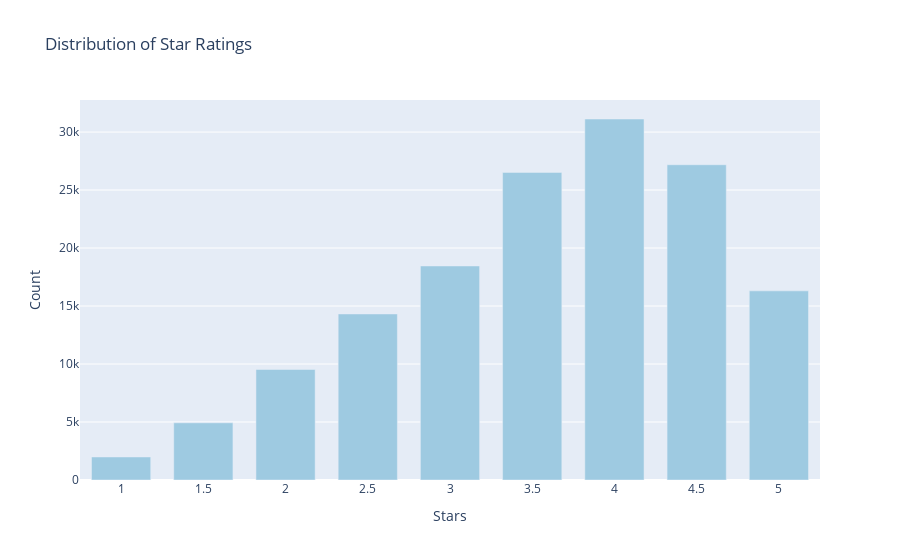

The code cell stored with this chart in its notebook:
### Markdown cell above
# Star rating of business

### Code cell
# fetch from buiness collection the star rating of each business
star=db.aql.execute("FOR b IN business RETURN b.stars")
star_df = pd.DataFrame(star, columns=['stars'])


# Assuming star_df is your DataFrame containing the 'stars' column
# Replace 'star_df' with the name of your DataFrame if different

# Step 1: Get the value counts of stars
star_counts = star_df['stars'].value_counts().sort_index()

# Step 2: Create the Plotly bar plot
data = [
    go.Bar(
        x=star_counts.index,
        y=star_counts.values,
        marker=dict(color='rgb(158,202,225)')
    )
]

layout = go.Layout(
    title='Distribution of Star Ratings',
    xaxis=dict(title='Stars'),
    yaxis=dict(title='Count'),
    bargap=0.2,
    bargroupgap=0.1
)

fig = go.Figure(data=data, layout=layout)
fig.show()

### Figure 1 — Plotly figure (JSON) as saved in the notebook; plotly's stock layout.template omitted (floating-point values rounded to 4 significant figures)
{"data": [{"marker": {"color": "rgb(158,202,225)"}, "type": "bar", "x": [1, 1.5, 2, 2.5, 3, 3.5, 4, 4.5, 5], "y": [1986, 4932, 9527, 14316, 18453, 26519, 31125, 27181, 16307]}], "layout": {"bargap": 0.2, "bargroupgap": 0.1, "title": {"text": "Distribution of Star Ratings"}, "xaxis": {"title": {"text": "Stars"}}, "yaxis": {"title": {"text": "Count"}}}}
